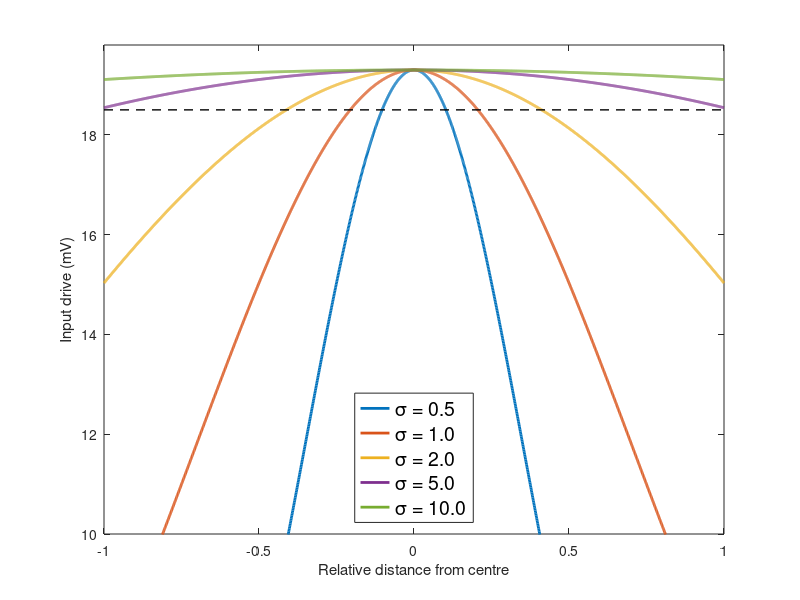

This figure's MATLAB source:
% Input spread illustration

close all;

Ie_max =  19.3;
sigma_vec = [0.5 1 2 5 10];
thr = 18.5;

d = -1:0.001:1;

fontSize = 16;
subplot(1,1,1, 'FontSize', fontSize);

it = 1;
for sigma = sigma_vec
    plot(d, Ie_max*exp(-d.^2./sigma^2), 'LineWidth', 2);
    hold all;
    leg{it} = sprintf('\\sigma = %.1f', sigma);
    it = it+1;
end

plot([-1 1], [thr thr], '--k', 'LineWidth', 1);
xlabel('Relative distance from centre');
ylabel('Input drive (mV)');
ylim([10 Ie_max+0.5]);
legend(leg, 'Location', 'south', 'FontSize', fontSize-2);
